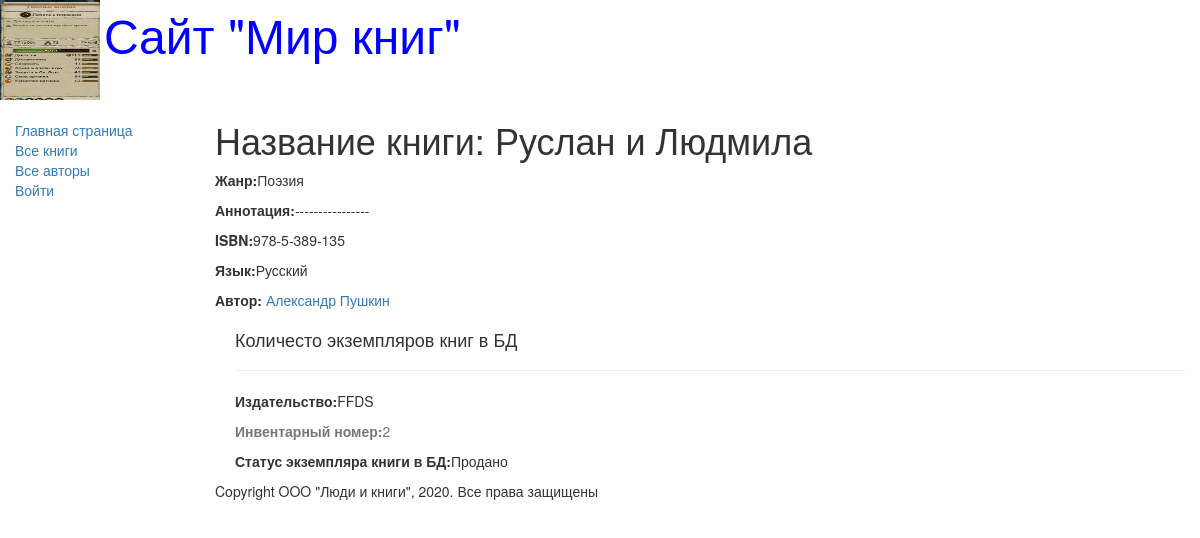
The app's page /catalog/books/2 with its own data.
### catalog/models.py (models this page shows, shortened)
class Book(models.Model):
    title = models.CharField(max_length=200,
                             help_text='Введите названия книги',
                             verbose_name='Название книги')
    genre = models.ForeignKey('Genre', on_delete=models.CASCADE,
                              help_text='Выберите жанр книги',
                              verbose_name='Жанр книги', null=True)
    language = models.ForeignKey('Language', on_delete=models.CASCADE,
                                 help_text='Выберите язык книги',
                                 verbose_name='Язык книги', null=True)
    author = models.ManyToManyField('Author',
                                    help_text='Выберите автора книги',
                                    verbose_name='Автор книги')
    summary = models.TextField(max_length=1000,
                               help_text='Введите краткое описание книги',
                               verbose_name='Аннотация книг')
    isbn = models.CharField(max_length=13,
                            help_text='Должно содержать 13 символов',
                            verbose_name='ISBN книги')
    def display_author(self):
        return ", ".join([author.last_name for author in self.author.all()])
    display_author.short_description = 'Авторы'

class Genre(models.Model):
    name = models.CharField(max_length=200,
                            help_text='Введите жанр книги',
                            verbose_name='Жанр книги')
    def __str__(self):
        return self.name

class Language(models.Model):
    name = models.CharField(max_length=20,
                            help_text='Введите язык книги',
                            verbose_name='Язык книги')
    def __str__(self):
        return self.name

class Author(models.Model):
    first_name = models.CharField(max_length=100,
                                  help_text="Введите имя автора",
                                  verbose_name="Имя автора")
    last_name = models.CharField(max_length=100,
                                 help_text="Введите фамилию автора",
                                 verbose_name="Фамилия автора")
    data_of_birth = models.DateField(help_text="Введите дату рождения",
                                     verbose_name='Дату рождения',
                                     null=True, blank=True)
    data_of_death = models.DateField(help_text='Введите дату смерти',
                                     verbose_name='Дата смерти',
                                     null=True, blank=True)

class BookInstance(models.Model):
    book = models.ForeignKey('Book', on_delete=models.CASCADE, null=True)
    inv_nom = models.CharField(max_length=20, null=True,
                               help_text='Введите инвентарный номер экземпляра',
                               verbose_name='Инвентарный номер')
    imprint = models.CharField(max_length=200,
                               help_text='Введите издательство в год выпуска',
                               verbose_name='Издательство')
    status = models.ForeignKey('Status', on_delete=models.CASCADE,
                               null=True, help_text='Изменить состояние экземпляра книги',
                               verbose_name='Статус экземпляра книги')
    due_back = models.DateField(null=True, blank=True,
                                help_text='Введите конец срока статуса',
                                verbose_name='Дата окончания статуса')

class Status(models.Model):
    name = models.CharField(max_length=20,
                            help_text='Введите статус экземпляра книги',
                            verbose_name='Статус экземпяра книги')
    def __str__(self):
        return self.name

### catalog/views.py (the view)
# urls.py: path('books/<int:id>', BookDetailView.as_view(), name='book-detail'),
class BookDetailView(APIView):
    renderer_classes = [TemplateHTMLRenderer]
    template_name = 'book_detail.html'
    def get(self, request, id):
        book = Book.objects.get(pk=id)
        author = book.author.all()
        book_instance_set = book.bookinstance_set.all()
        return Response({
            'book': BookDetailSerializers(book).data,
            'authors': BookAuthorDetailSerializers(author, many=True).data,
            'book_instance_set': BookInstanceDetailSerializers(book_instance_set, many=True).data,
                         })

### catalog/templates/book_detail.html (shortened to what this page needs)
{% extends "base_generic.html" %}
{% block content %}
    <h1>Название книги: {{ book.title }}</h1>
    <p><strong>Жанр:</strong>{{ book.genre }}</p>
    <p><strong>Аннотация:</strong>{{ book.summary }}</p>
    <p><strong>ISBN:</strong>{{ book.isbn }}</p>
    <p><strong>Язык:</strong>{{ book.language }}</p>
        {% for author in authors %}
            <p><strong>Автор:</strong>
               <a href="">{{ author.first_name }}
                          {{ author.last_name}}</a></p>
        {% endfor %}
    <div style="margin-left:20px;margin-top:20px">
        <h4>Количесто экземпляров книг в БД</h4>
        {% for copy in book_instance_set %}
            <hr>
            <p><strong>Издательство:</strong>{{ copy.imprint }}</p>
            <p class="text-muted"><strong>Инвентарный номер:</strong>{{ copy.id }}</p>
            <p><strong>Статус экземпляра книги в БД:</strong>{{ copy.status }}</p>
        {% endfor %}
    </div>
{% endblock %}

### records on screen
Book: title "Руслан и Людмила", summary "----------------", isbn "978-5-389-135"
Genre: genre "Поэзия"
Language: language "Русский"
Author: first_name "Александр", last_name "Пушкин"
BookInstance: imprint "FFDS"
Status: status "Продано"

### other values on screen
{{ copy.id }} "2"
